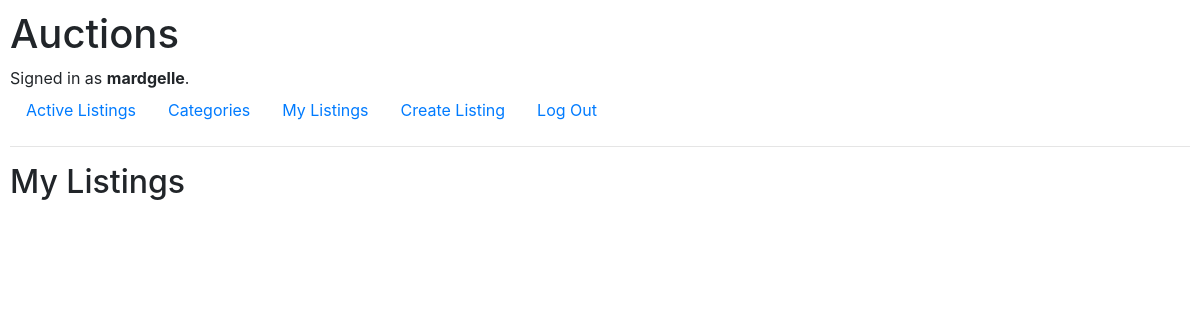
The app's page /my_listings (signed in), older data.
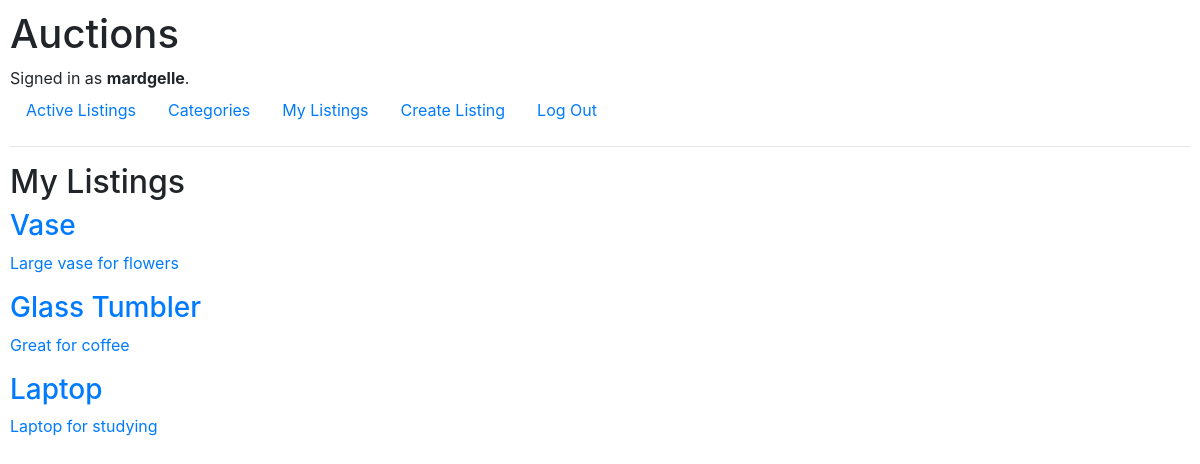
The same page, newer data.
### auctions/models.py (models this page shows, shortened)
class Listing(models.Model):
    title = models.TextField()
    description = models.TextField()
    categories = models.ManyToManyField('Category', related_name='listings', blank=True)
    user = models.ManyToManyField(User, related_name="listings")
    price = models.DecimalField(max_digits=1000, decimal_places=2)

### auctions/views.py (the view)
# urls.py: path("my_listings", views.my_listings, name="my_listings"),
def my_listings(request):
    try:
        user = request.user
        listings = Listing.objects.filter(user=user)
    except:
        return render(request, "auctions/index.html")
    if listings is not None:
        return render(request, "auctions/my_listings.html", {
        "listings": listings
        })
    else:
        return render(request, "auctions/my_listings.html", {
        "message": "No listings available"
        })

### auctions/templates/auctions/my_listings.html (shortened to what this page needs)
{% extends "auctions/layout.html" %}
{% block body %}
<h2>My Listings</h2>
{% for listing in listings %}
    <a href="{% url 'view_listing' listing.id %}">
      <div>
        <h3>{{ listing.title }}</h3>
        <p>{{ listing.description }}</p>
      </div>
    </a>
{% endfor %}
{% endblock%}

Row changes from the older to the newer data that the page shows:
added Listing: title "Vase", description "Large vase for flowers"
added Listing: title "Glass Tumbler", description "Great for coffee"
added Listing: title "Laptop", description "Laptop for studying"
